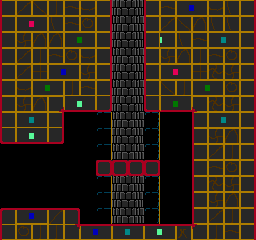

Rendered tile map (Tiled .tmx) drawn with the repository's tilesets; below, a short description and the full map source, tile grids included:
An orthogonal 16x15 tile map with 16x16 px tiles, 2 tile layers (back, front) and 5 objects (4x BreakableTile, Lift).

<map version="1.0" orientation="orthogonal" width="16" height="15" tilewidth="16" tileheight="16">
 <tileset firstgid="1" name="tiles1" tilewidth="16" tileheight="16">
  <image source="../../img/tiles/tiles0.gif" trans="ff00ff" width="256" height="256" />
 </tileset>
 <layer name="back" width="16" height="15">
  <data encoding="csv">
0,0,0,0,0,0,182,131,132,198,0,0,0,0,0,0,
0,0,0,0,0,0,182,147,148,198,0,0,0,0,0,0,
0,0,0,0,0,0,182,131,132,198,0,0,0,0,0,0,
0,0,0,0,0,0,182,147,148,198,0,0,0,0,0,0,
0,0,0,0,0,0,182,131,132,198,0,0,0,0,0,0,
0,0,0,0,0,0,182,147,148,198,0,0,0,0,0,0,
0,0,0,0,0,0,182,131,132,198,0,0,0,0,0,0,
0,0,0,0,0,0,182,147,148,198,0,0,0,0,0,0,
0,0,0,0,0,0,182,131,132,198,0,0,0,0,0,0,
0,0,0,0,0,0,182,147,148,198,0,0,0,0,0,0,
0,0,0,0,0,0,182,131,132,198,0,0,0,0,0,0,
0,0,0,0,0,0,182,147,148,198,0,0,0,0,0,0,
0,0,0,0,0,0,182,131,132,198,0,0,0,0,0,0,
0,0,0,0,0,0,182,147,148,198,0,0,0,0,0,0,
0,0,0,0,0,0,182,131,132,198,0,0,0,0,0,0
</data>
 </layer>
 <layer name="front" width="16" height="15">
  <data encoding="csv">
97,98,99,100,101,102,104,0,0,97,101,67,68,102,103,104,
113,81,82,103,101,114,120,0,0,113,98,99,119,103,103,120,
97,118,119,119,65,66,104,0,0,97,70,103,101,71,72,104,
97,98,100,101,114,102,104,0,0,97,118,119,100,101,114,104,
113,98,116,67,68,118,120,0,0,113,81,82,116,117,118,120,
97,102,65,66,100,101,120,0,0,113,99,100,65,66,114,104,
97,118,119,150,5,6,24,0,0,17,1,2,149,117,118,104,
113,71,72,120,0,0,0,0,0,0,0,0,113,71,72,120,
17,5,6,24,0,0,0,0,0,0,0,0,97,118,119,104,
0,0,0,0,0,0,0,0,0,0,0,0,113,98,100,120,
0,0,0,0,0,0,216,216,216,216,0,0,97,101,114,104,
0,0,0,0,0,0,0,0,0,0,0,0,113,117,118,120,
0,0,0,0,0,0,0,0,0,0,0,0,97,118,119,104,
33,51,52,38,40,0,0,0,0,0,0,0,113,98,100,120,
113,114,100,100,134,51,52,55,56,53,54,35,133,100,101,104
</data>
 </layer>
 <objectgroup name="objects" width="16" height="15">
  <properties>
   <property name="map_tile" value="4" />
   <property name="type" value="[&quot;n&quot;,&quot;w&quot;,&quot;well&quot;]" />
  </properties>
  <object name="Lift" gid="232" x="112" y="208" />
  <object name="BreakableTile" gid="232" x="96" y="176" />
  <object name="BreakableTile" gid="232" x="112" y="176" />
  <object name="BreakableTile" gid="232" x="144" y="176" />
  <object name="BreakableTile" gid="232" x="128" y="176" />
 </objectgroup>
</map>
